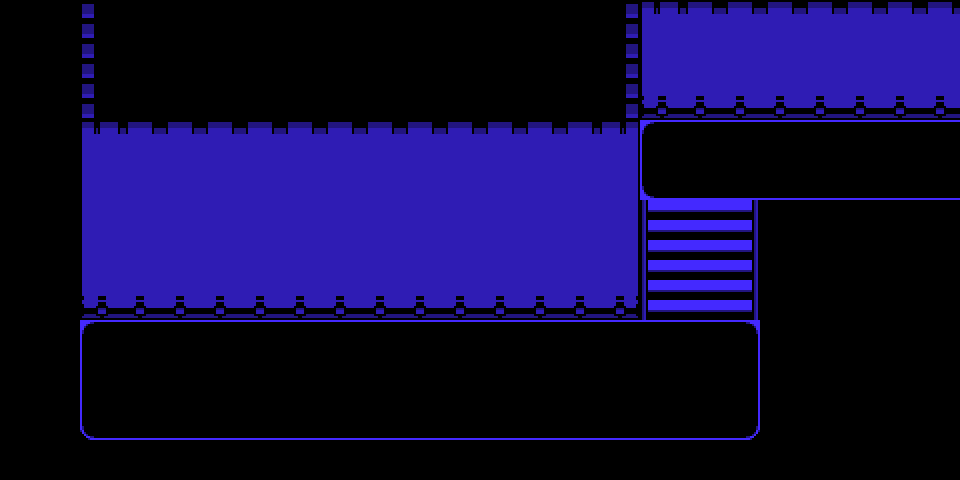

This is a level from a 2D game, rendered from its Tiled map with the project's own tilesets. A one-line summary and the complete map file follow:
An orthogonal 24x12 tile map with 40x40 px tiles, 1 tile layer (Tile Layer 1) and 9 objects (transition, npc, entry, spawn).

<map version="1.9" tiledversion="1.9.0" orientation="orthogonal" renderorder="right-down" width="24" height="12" tilewidth="40" tileheight="40" infinite="0" nextlayerid="6" nextobjectid="10">
 <editorsettings>
  <export target="hub_fuseroom.lua" format="lua" />
 </editorsettings>
 <tileset firstgid="1" source="../tilesets/main_area.tsx" />
 <layer id="1" name="Tile Layer 1" width="24" height="12">
  <data encoding="csv">
0,0,53,54,54,54,54,54,54,54,54,54,54,54,54,55,66,67,67,67,67,67,67,67,
0,0,53,54,54,54,54,54,54,54,54,54,54,54,54,55,79,80,80,80,80,80,80,80,
0,0,53,54,54,54,54,54,54,54,54,54,54,54,54,55,92,93,93,93,93,93,93,93,
0,0,66,67,67,67,67,67,67,67,67,67,67,67,67,68,4,2,2,2,2,2,2,2,
0,0,79,80,80,80,80,80,80,80,80,80,80,80,80,81,17,28,28,28,28,28,28,28,
0,0,79,80,80,80,80,80,80,80,80,80,80,80,80,81,43,44,45,0,0,0,0,0,
0,0,79,80,80,80,80,80,80,80,80,80,80,80,80,81,43,44,45,0,0,0,0,0,
0,0,92,93,93,93,93,93,93,93,93,93,93,93,93,94,43,44,45,0,0,0,0,0,
0,0,4,2,2,2,2,2,2,2,2,2,2,2,2,2,2,2,5,0,0,0,0,0,
0,0,14,15,15,15,15,15,15,15,15,15,15,15,15,15,15,15,16,0,0,0,0,0,
0,0,27,28,28,28,28,28,28,28,28,28,28,28,28,28,28,28,29,0,0,0,0,0,
0,0,0,0,0,0,0,0,0,0,0,0,0,0,0,0,0,0,0,0,0,0,0,0
</data>
 </layer>
 <objectgroup color="#0000ff" id="3" name="collision">
  <object id="1" x="760" y="200" width="200" height="240" />
  <object id="2" x="640" y="80" width="320" height="40" />
  <object id="3" x="80" y="120" width="560" height="200" />
  <object id="4" x="40" y="320" width="40" height="120" />
  <object id="5" x="80" y="440" width="680" height="40" />
 </objectgroup>
 <objectgroup color="#ff00ff" id="4" name="objects">
  <object id="6" name="transition" x="960" y="120" width="40" height="80">
   <properties>
    <property name="map" value="main_hub" />
    <property name="marker" value="west1" />
   </properties>
  </object>
  <object id="9" name="npc" x="320" y="340">
   <properties>
    <property name="actor" value="malius" />
    <property name="cutscene" value="hub.malius" />
   </properties>
   <point />
  </object>
 </objectgroup>
 <objectgroup color="#7f00ff" id="5" name="markers">
  <object id="7" name="entry" x="920" y="160">
   <point />
  </object>
  <object id="8" name="spawn" x="700" y="160">
   <point />
  </object>
 </objectgroup>
</map>
